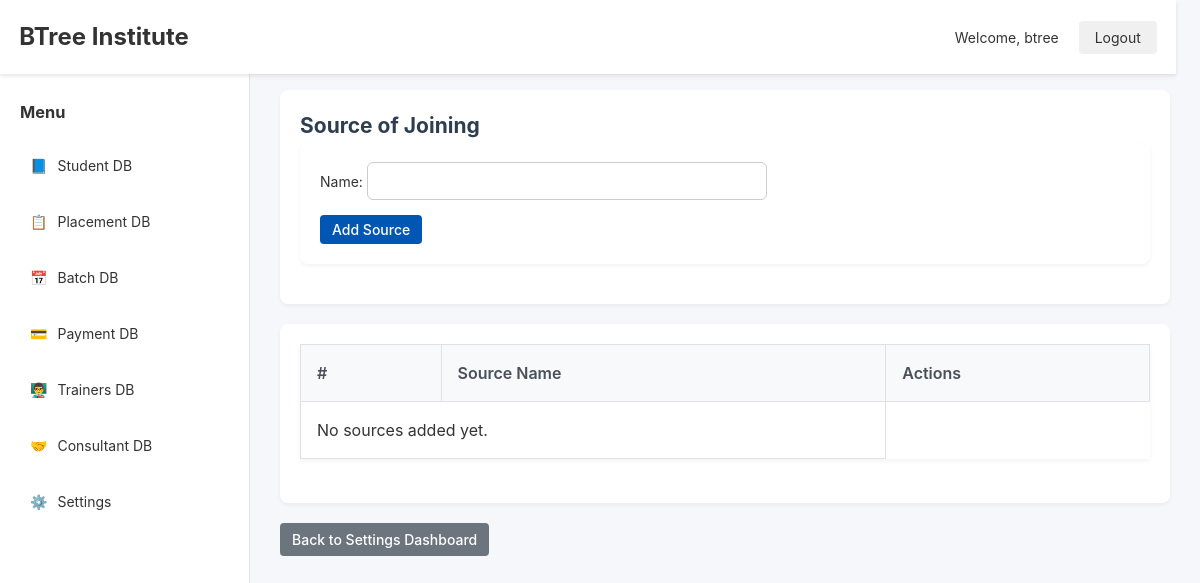
The page /settings/sources/ (signed in) on the database as committed earlier.
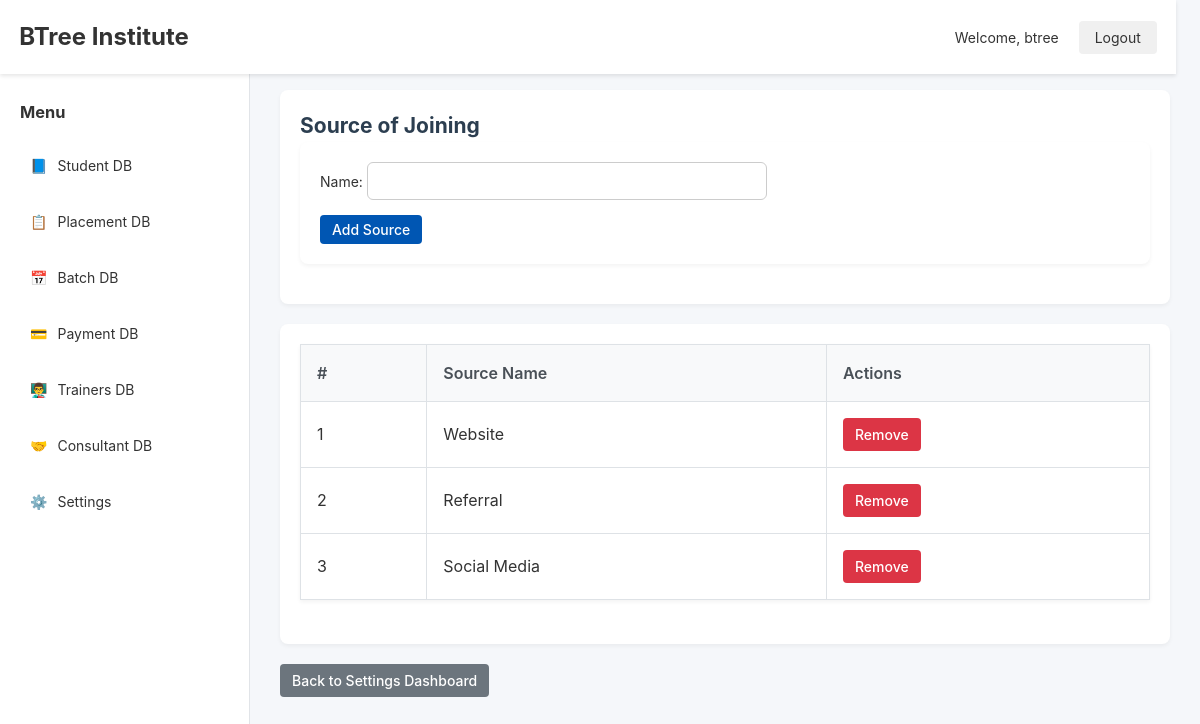
The same page on the database as committed later.
### settingsdb/models.py (models this page shows, shortened)
class SourceOfJoining(models.Model):
    name = models.CharField(max_length=100, unique=True)

### settingsdb/views.py (the view)
# urls.py: path('sources/', views.source_list, name='source_list'),
@staff_member_required
def source_list(request):
    sources = SourceOfJoining.objects.all()
    if request.method == 'POST':
        form = SourceForm(request.POST)
        if form.is_valid():
            form.save()
            return redirect('source_list')
    else:
        form = SourceForm()
    return render(request, 'settingsdb/source_list.html', {'sources': sources, 'form': form})

### settingsdb/forms.py
class SourceForm(forms.ModelForm):
    class Meta:
        model = SourceOfJoining
        fields = ['name']

### templates/settingsdb/source_list.html (shortened to what this page needs)
{% extends "base.html" %}
{% block content %}
<div class="card">
    <h2>Source of Joining</h2>
    <form method="post">
        {{ form.as_p }}
        <button type="submit" class="btn">Add Source</button>
    </form>
</div>
<div class="card">
    <table>
    <thead>
        <tr>
            <th>#</th>
            <th>Source Name</th>
            <th>Actions</th>
        </tr>
    </thead>
    <tbody>
        {% for source in sources %}
        <tr>
            <td>{{ forloop.counter }}</td>
            <td>{{ source.name }}</td>
            <td>
                <a href="{% url 'remove_source' source.pk %}" class="btn btn-danger" onclick="return confirm('Are you sure you want to remove this source?');">Remove</a>
            </td>
        </tr>
        {% empty %}
        <tr><td colspan="2">No sources added yet.</td></tr>
        {% endfor %}
    </tbody>
    </table>
</div>
<a href="{% url 'settings_dashboard' %}" class="btn btn-secondary">Back to Settings Dashboard</a>
{% endblock %}

Rows that differ between the two databases and show on the page:
added SourceOfJoining: name "Website"
added SourceOfJoining: name "Referral"
added SourceOfJoining: name "Social Media"
Other text that changed with them:
text no longer shown: "No sources added yet."
